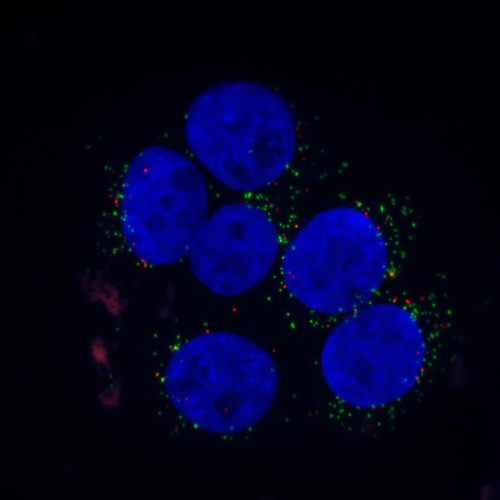
%> input picture TSBB08/lab5/C9minpeps2.bmp, 1000 x 1000 px (shown at 1/2 size)
$ octave BinaryManipNew.m   (GNU Octave 9; MATLAB toolbox functions it lacks are replaced by stand-ins)
%> lines starting %> are read from the running program, lines starting %| are printed output that depends on the picture; in (x1, y1, x2, y2) boxes, pixels count from 0 and x2, y2 are one past the last pixel; in counts of white or black regions, pixels touching at a corner belong together; the program's own positions count from 1
### TSBB08/lab5/countpadlocks.m
function [res, maxpoints] = countpadlocks(filteredIm)


thresholded = filteredIm > 25;
multiplied = thresholded .* filteredIm;

maxpoints = imregionalmax(multiplied);

res = sum(sum(maxpoints));

### TSBB08/lab5/BinaryManipNew.m
%%%%%%%%%%%%%%%%%%%%%%%%%%%%%%%%%%%%%%%%%%%%
% An example about how to read images,
% how to do binary manipulation
% and how to overlay a pattern.
% Written by Maria Magnusson, 2007-05-08
% Updated by Maria Magnusson, 2008-08-11
%%%%%%%%%%%%%%%%%%%%%%%%%%%%%%%%%%%%%%%%%%%%

% Read a colour image
%--------------------
im1 = double(imread('C9minpeps2.bmp'));
figure(1), imshow(im1/255);

% Look at the three colour components RGB
%----------------------------------------
im1r=im1(:,:,1); im1g=im1(:,:,2); im1b=im1(:,:,3);
%> after `im1b=im1(:,:,3)`:
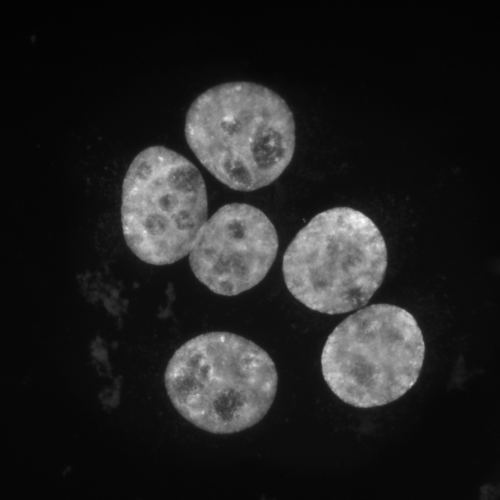
%> im1b: size 1000x1000 double (shown at 1/2 size); min 0, max 255, mean 34.3
figure(2), imshow(im1r,[0 255]), colormap(gray), colorbar;
figure(3), imshow(im1g,[0 255]), colormap(gray), colorbar;
figure(4), imshow(im1b,[0 255]), colormap(gray), colorbar;

% Compute the histogram of the blue image and do threshholding
%-------------------------------------------------------------
histo = hist(im1b(:),[0:255]);
%> histo = 256 values, max 84590 at index 8, min 1 at index 249, mean 3906.2
figure(5), stem(histo);
%> after `stem(histo)`:
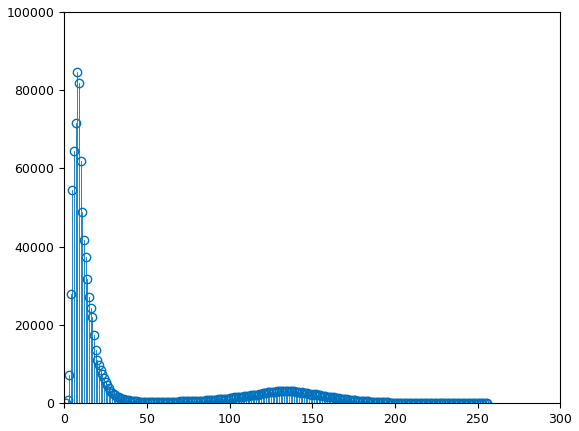
%> figure redrawn from the program's plot data; highest point at x = 8, y = 84590
im1bT = im1b > 50;
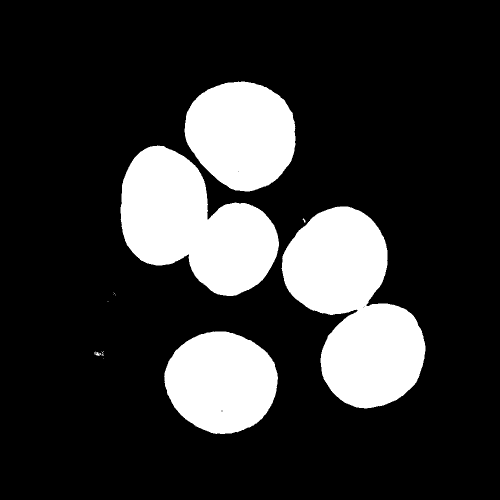
%> im1bT: size 1000x1000 logical (shown at 1/2 size); 19.9% white; 23 white regions (17 under 20 px), largest, box (x1, y1, x2, y2) and area: (563, 413, 851, 817) 68614, (241, 291, 558, 592) 57505, (369, 163, 591, 383) 37474, (328, 663, 556, 868) 35755, (191, 704, 203, 712) 52, (605, 437, 611, 445) 24
figure(6), imshow(im1bT,[0 1]), colormap(gray), colorbar;

% Perfom opening
%---------------
tmp = bwmorph(im1bT,'erode',2);
%> tmp: size 1000x1000 logical; 19% white; 4 white regions, box (x1, y1, x2, y2) and area: (566, 415, 849, 815) 65282, (243, 294, 556, 590) 54798, (371, 165, 589, 381) 35682, (331, 665, 554, 866) 33992
tmp = bwmorph(tmp,'dilate',2);
%> tmp: size 1000x1000 logical; 19.9% white; 4 white regions, box (x1, y1, x2, y2) and area: (564, 413, 851, 817) 68599, (241, 292, 558, 592) 57482, (369, 163, 591, 383) 37466, (329, 663, 556, 868) 35740

% Perform closing
%----------------
tmp = bwmorph(tmp,'dilate',2);
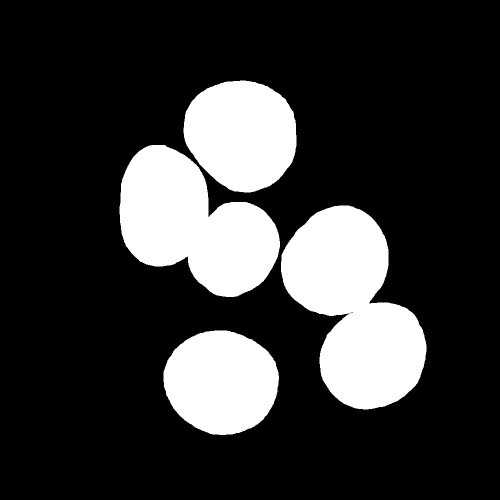
%> tmp: size 1000x1000 logical (shown at 1/2 size); 20.9% white; 4 white regions, box (x1, y1, x2, y2) and area: (562, 411, 853, 819) 71901, (239, 290, 560, 594) 60188, (367, 161, 593, 385) 39258, (327, 661, 558, 870) 37490
im1bTmorph = bwmorph(tmp,'erode',2);
%> im1bTmorph: size 1000x1000 logical; 19.9% white; 4 white regions, box (x1, y1, x2, y2) and area: (564, 413, 851, 817) 68661, (241, 292, 558, 592) 57504, (369, 163, 591, 383) 37474, (329, 663, 556, 868) 35746

figure(7), imshow(im1bTmorph,[0 1]), colormap(gray), colorbar;

% Overlay a pattern
%------------------
immask1 = zeros(1000,1000);
immask1(200:800,200:800) = 1;
immask2 = zeros(1000,1000);
M = [ 1 1 0 0 0 0 0 0 0 0 1 1;
      1 1 1 0 0 0 0 0 0 1 1 1;
      1 1 1 1 0 0 0 0 1 1 1 1;
      1 1 0 1 1 0 0 1 1 0 1 1;
      1 1 0 0 1 1 1 1 0 0 1 1;
      1 1 0 0 0 1 1 0 0 0 1 1;
      1 1 0 0 0 0 0 0 0 0 1 1;
      1 1 0 0 0 0 0 0 0 0 1 1;
      1 1 0 0 0 0 0 0 0 0 1 1;
      1 1 0 0 0 0 0 0 0 0 1 1;
      1 1 0 0 0 0 0 0 0 0 1 1;
      1 1 0 0 0 0 0 0 0 0 1 1];
immask2(500:511,500:511) = 255*M;

imny = zeros(1000,1000,3);
imny(:,:,1) = max(im1r, immask2);
imny(:,:,2) = max(im1g, immask2);
imny(:,:,3) = max(im1b, immask2);
imny(:,:,1) = imny(:,:,1) .* immask1;
imny(:,:,2) = imny(:,:,2) .* immask1;
imny(:,:,3) = imny(:,:,3) .* immask1;
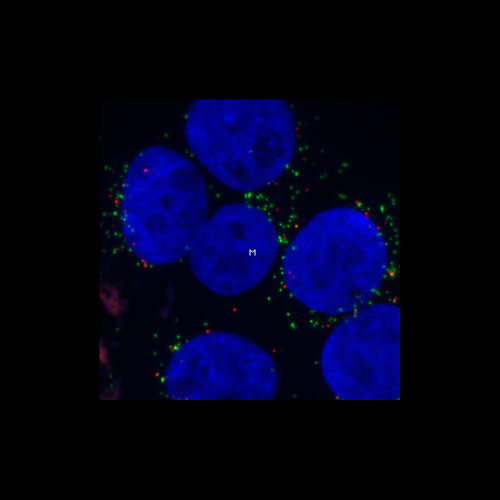
%> imny: size 1000x1000x3 double (shown at 1/2 size); mean R, G, B 0.9, 1.6, 26.4

figure(8), imshow(imny/255);


% Laplace filter the padlock signals
lfilter = [
	-2 -4 -4 -4 -2;
	-4	0  8  0 -4;
	-4	8  24 8 -4;
	-4	0  8  0 -4;
	-2 -4 -4 -4 -2
	] / 64;
laplfiltim = conv2(im1r, lfilter);
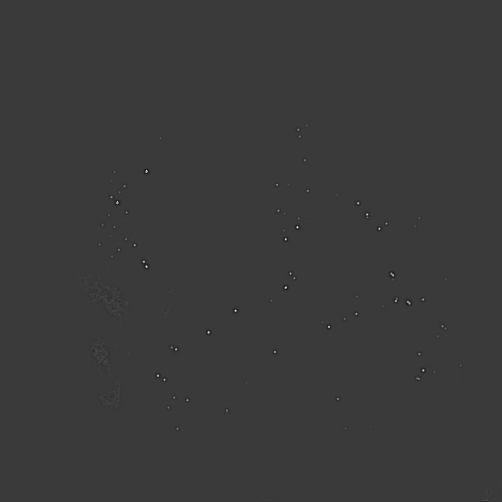
%> laplfiltim: size 1004x1004 double (shown at 1/2 size); min -29.97, max 100.4, mean 0; drawn with min black and max white
figure(9), imshow(laplfiltim, []);
title('Laplace filtered padlocks');
[num, maxpoints] = countpadlocks(laplfiltim);
%> in countpadlocks, `thresholded = filteredIm > 25;`: thresholded: size 1004x1004 logical; 0.06% white in thin lines or dots, all inside (x1, y1, x2, y2) = (221, 258, 887, 859)
%> in countpadlocks, `maxpoints = imregionalmax(multiplied);`:
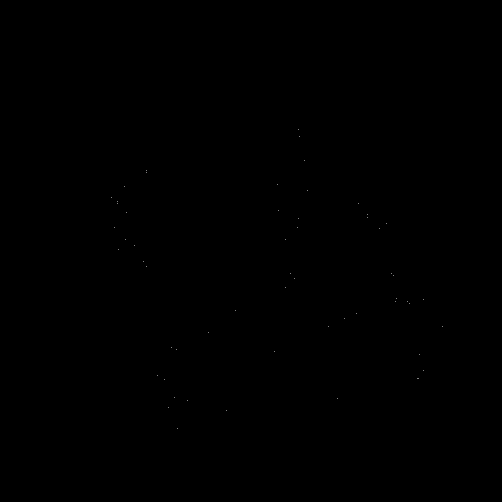
%> maxpoints: size 1004x1004 logical (shown at 1/2 size); 0.01% white in thin lines or dots, all inside (x1, y1, x2, y2) = (223, 259, 886, 858)
%> in countpadlocks, `res = sum(sum(maxpoints));`: res = 58
%> num = 58
fprintf('Number of padlocks: %d\n', num);
%| Number of padlocks: 58

figure(10), imshow(maxpoints, []);
title('Padlock points');
